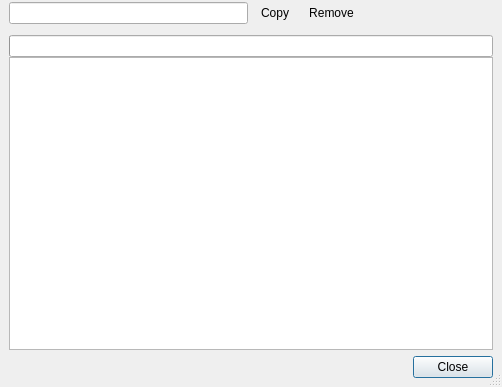
<?xml version="1.0" encoding="UTF-8"?>
<ui version="4.0">
 <class>ImHistoryBrowser</class>
 <widget class="QDialog" name="ImHistoryBrowser">
  <property name="geometry">
   <rect>
    <x>0</x>
    <y>0</y>
    <width>502</width>
    <height>387</height>
   </rect>
  </property>
  <property name="windowTitle">
   <string>Message History</string>
  </property>
  <property name="windowIcon">
   <iconset resource="../images.qrc">
    <normaloff>:/images/rstray3.png</normaloff>:/images/rstray3.png</iconset>
  </property>
  <property name="sizeGripEnabled">
   <bool>true</bool>
  </property>
  <layout class="QGridLayout" name="gridLayout_4">
   <property name="margin">
    <number>0</number>
   </property>
   <property name="spacing">
    <number>0</number>
   </property>
   <item row="0" column="0">
    <widget class="HeaderFrame" name="headerFrame">
     <property name="frameShape">
      <enum>QFrame::NoFrame</enum>
     </property>
     <property name="frameShadow">
      <enum>QFrame::Plain</enum>
     </property>
     <property name="lineWidth">
      <number>1</number>
     </property>
    </widget>
   </item>
   <item row="1" column="0">
    <widget class="QFrame" name="toolBarFrame">
     <property name="maximumSize">
      <size>
       <width>16777215</width>
       <height>38</height>
      </size>
     </property>
     <layout class="QHBoxLayout" name="horizontalLayout_3">
      <property name="topMargin">
       <number>2</number>
      </property>
      <property name="bottomMargin">
       <number>2</number>
      </property>
      <item>
       <layout class="QHBoxLayout" name="filterLayout">
        <property name="spacing">
         <number>1</number>
        </property>
        <item>
         <widget class="LineEditClear" name="filterLineEdit"/>
        </item>
       </layout>
      </item>
      <item>
       <layout class="QHBoxLayout" name="horizontalLayout">
        <item>
         <widget class="QToolButton" name="copyButton">
          <property name="focusPolicy">
           <enum>Qt::NoFocus</enum>
          </property>
          <property name="text">
           <string>Copy</string>
          </property>
          <property name="icon">
           <iconset resource="../images.qrc">
            <normaloff>:/images/copy.png</normaloff>:/images/copy.png</iconset>
          </property>
          <property name="toolButtonStyle">
           <enum>Qt::ToolButtonTextBesideIcon</enum>
          </property>
          <property name="autoRaise">
           <bool>true</bool>
          </property>
         </widget>
        </item>
        <item>
         <widget class="QToolButton" name="removeButton">
          <property name="focusPolicy">
           <enum>Qt::NoFocus</enum>
          </property>
          <property name="text">
           <string>Remove</string>
          </property>
          <property name="icon">
           <iconset resource="../images.qrc">
            <normaloff>:/images/delete.png</normaloff>:/images/delete.png</iconset>
          </property>
          <property name="toolButtonStyle">
           <enum>Qt::ToolButtonTextBesideIcon</enum>
          </property>
          <property name="autoRaise">
           <bool>true</bool>
          </property>
         </widget>
        </item>
        <item>
         <spacer name="horizontalSpacer">
          <property name="orientation">
           <enum>Qt::Horizontal</enum>
          </property>
          <property name="sizeHint" stdset="0">
           <size>
            <width>40</width>
            <height>20</height>
           </size>
          </property>
         </spacer>
        </item>
       </layout>
      </item>
     </layout>
    </widget>
   </item>
   <item row="2" column="0">
    <layout class="QGridLayout" name="gridLayout_2">
     <property name="margin">
      <number>9</number>
     </property>
     <item row="1" column="0">
      <widget class="QListWidget" name="listWidget">
       <property name="contextMenuPolicy">
        <enum>Qt::CustomContextMenu</enum>
       </property>
       <property name="selectionMode">
        <enum>QAbstractItemView::ExtendedSelection</enum>
       </property>
      </widget>
     </item>
     <item row="2" column="0">
      <layout class="QHBoxLayout" name="horizontalLayout_2">
       <property name="topMargin">
        <number>6</number>
       </property>
       <item>
        <widget class="QDialogButtonBox" name="buttonBox">
         <property name="standardButtons">
          <set>QDialogButtonBox::Close</set>
         </property>
        </widget>
       </item>
      </layout>
     </item>
     <item row="0" column="0">
      <widget class="QProgressBar" name="progressBar">
       <property name="maximum">
        <number>1000</number>
       </property>
       <property name="value">
        <number>0</number>
       </property>
       <property name="textVisible">
        <bool>false</bool>
       </property>
      </widget>
     </item>
    </layout>
   </item>
  </layout>
 </widget>
 <customwidgets>
  <customwidget>
   <class>HeaderFrame</class>
   <extends>QFrame</extends>
   <header>gui/common/HeaderFrame.h</header>
   <container>1</container>
  </customwidget>
  <customwidget>
   <class>LineEditClear</class>
   <extends>QLineEdit</extends>
   <header>gui/common/LineEditClear.h</header>
  </customwidget>
 </customwidgets>
 <resources>
  <include location="../images.qrc"/>
 </resources>
 <connections>
  <connection>
   <sender>buttonBox</sender>
   <signal>rejected()</signal>
   <receiver>ImHistoryBrowser</receiver>
   <slot>reject()</slot>
   <hints>
    <hint type="sourcelabel">
     <x>427</x>
     <y>310</y>
    </hint>
    <hint type="destinationlabel">
     <x>237</x>
     <y>166</y>
    </hint>
   </hints>
  </connection>
 </connections>
</ui>
